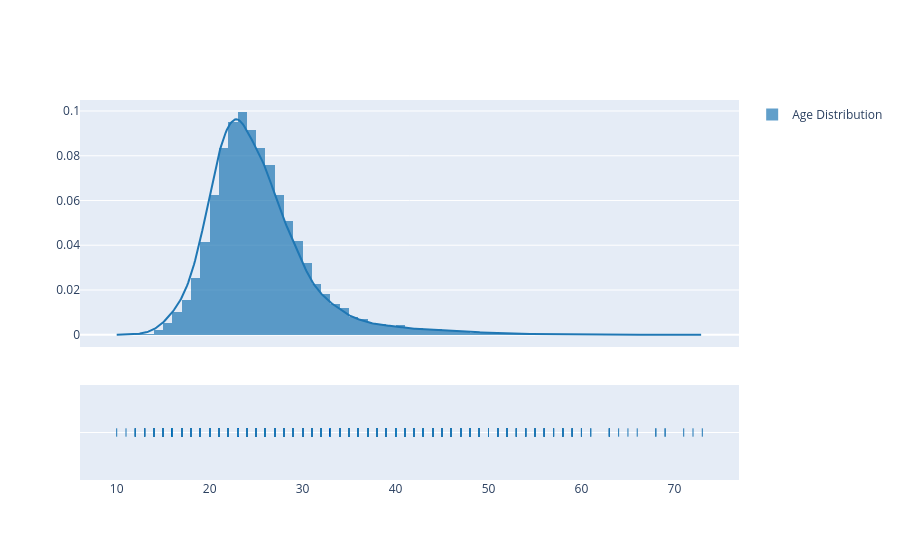

Notebook source saved alongside this figure:
### Code cell
fig = ff.create_distplot([athelete_df['Age'].dropna()],['Age Distribution'])
fig.show()

### Figure 1 — Plotly figure (JSON) as saved in the notebook; plotly's stock layout.template omitted (floating-point values rounded to 4 significant figures; data arrays with more than 128 entries replaced by an {"elided": "..."} marker saying what was removed)
{"data": [{"autobinx": false, "histnorm": "probability density", "legendgroup": "Age Distribution", "marker": {"color": "rgb(31, 119, 180)"}, "name": "Age Distribution", "opacity": 0.7, "type": "histogram", "x": {"elided": "23985 float values"}, "xaxis": "x", "xbins": {"end": 73, "size": 1, "start": 10}, "yaxis": "y"}, {"legendgroup": "Age Distribution", "marker": {"color": "rgb(31, 119, 180)"}, "mode": "lines", "name": "Age Distribution", "showlegend": false, "type": "scatter", "x": {"elided": "500 float values"}, "xaxis": "x", "y": {"elided": "500 float values"}, "yaxis": "y"}, {"legendgroup": "Age Distribution", "marker": {"color": "rgb(31, 119, 180)", "symbol": "line-ns-open"}, "mode": "markers", "name": "Age Distribution", "showlegend": false, "type": "scatter", "x": {"elided": "23985 float values"}, "xaxis": "x", "y": {"elided": "23985 str values"}, "yaxis": "y2"}], "layout": {"barmode": "overlay", "hovermode": "closest", "legend": {"traceorder": "reversed"}, "xaxis": {"anchor": "y2", "domain": [0, 1], "zeroline": false}, "yaxis": {"anchor": "free", "domain": [0.35, 1], "position": 0}, "yaxis2": {"anchor": "x", "domain": [0, 0.25], "dtick": 1, "showticklabels": false}}}
